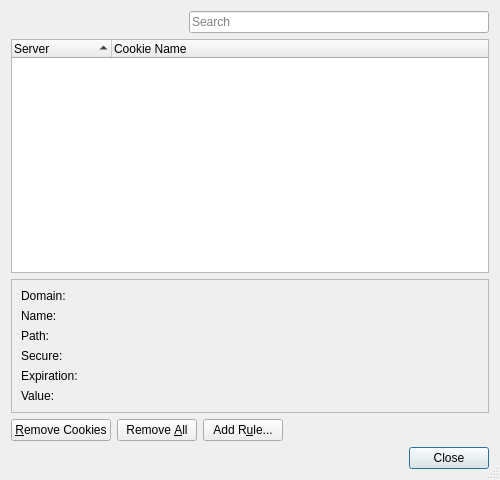
<?xml version="1.0" encoding="UTF-8"?>
<ui version="4.0">
 <class>CookiesDialog</class>
 <widget class="QDialog" name="CookiesDialog">
  <property name="geometry">
   <rect>
    <x>0</x>
    <y>0</y>
    <width>500</width>
    <height>480</height>
   </rect>
  </property>
  <property name="windowTitle">
   <string>Cookies</string>
  </property>
  <property name="sizeGripEnabled">
   <bool>true</bool>
  </property>
  <layout class="QVBoxLayout" name="verticalLayout">
   <item>
    <layout class="QHBoxLayout" name="horizontalLayout_2">
     <item>
      <spacer name="horizontalSpacer">
       <property name="orientation">
        <enum>Qt::Horizontal</enum>
       </property>
       <property name="sizeHint" stdset="0">
        <size>
         <width>40</width>
         <height>20</height>
        </size>
       </property>
      </spacer>
     </item>
     <item>
      <layout class="QHBoxLayout" name="horizontalLayout">
       <property name="spacing">
        <number>0</number>
       </property>
       <item>
        <widget class="E5ClearableLineEdit" name="searchEdit">
         <property name="minimumSize">
          <size>
           <width>300</width>
           <height>0</height>
          </size>
         </property>
         <property name="toolTip">
          <string>Enter search term for cookies</string>
         </property>
         <property name="placeholderText">
          <string>Search</string>
         </property>
        </widget>
       </item>
      </layout>
     </item>
    </layout>
   </item>
   <item>
    <widget class="QTreeWidget" name="cookiesTree">
     <property name="alternatingRowColors">
      <bool>true</bool>
     </property>
     <property name="sortingEnabled">
      <bool>true</bool>
     </property>
     <property name="allColumnsShowFocus">
      <bool>true</bool>
     </property>
     <column>
      <property name="text">
       <string>Server</string>
      </property>
     </column>
     <column>
      <property name="text">
       <string>Cookie Name</string>
      </property>
     </column>
    </widget>
   </item>
   <item>
    <widget class="QFrame" name="frame">
     <property name="frameShape">
      <enum>QFrame::StyledPanel</enum>
     </property>
     <property name="frameShadow">
      <enum>QFrame::Raised</enum>
     </property>
     <layout class="QGridLayout" name="gridLayout">
      <item row="0" column="0">
       <widget class="QLabel" name="label">
        <property name="text">
         <string>Domain:</string>
        </property>
       </widget>
      </item>
      <item row="0" column="1">
       <widget class="E5SqueezeLabel" name="domain">
        <property name="sizePolicy">
         <sizepolicy hsizetype="Expanding" vsizetype="Preferred">
          <horstretch>0</horstretch>
          <verstretch>0</verstretch>
         </sizepolicy>
        </property>
        <property name="text">
         <string>&lt;no cookie selected&gt;</string>
        </property>
        <property name="textInteractionFlags">
         <set>Qt::LinksAccessibleByMouse|Qt::TextSelectableByMouse</set>
        </property>
       </widget>
      </item>
      <item row="1" column="0">
       <widget class="QLabel" name="label_2">
        <property name="text">
         <string>Name:</string>
        </property>
       </widget>
      </item>
      <item row="1" column="1">
       <widget class="E5SqueezeLabel" name="name">
        <property name="sizePolicy">
         <sizepolicy hsizetype="Expanding" vsizetype="Preferred">
          <horstretch>0</horstretch>
          <verstretch>0</verstretch>
         </sizepolicy>
        </property>
        <property name="text">
         <string>&lt;no cookie selected&gt;</string>
        </property>
        <property name="textInteractionFlags">
         <set>Qt::LinksAccessibleByMouse|Qt::TextSelectableByMouse</set>
        </property>
       </widget>
      </item>
      <item row="2" column="0">
       <widget class="QLabel" name="label_3">
        <property name="text">
         <string>Path:</string>
        </property>
       </widget>
      </item>
      <item row="2" column="1">
       <widget class="E5SqueezeLabel" name="path">
        <property name="sizePolicy">
         <sizepolicy hsizetype="Expanding" vsizetype="Preferred">
          <horstretch>0</horstretch>
          <verstretch>0</verstretch>
         </sizepolicy>
        </property>
        <property name="text">
         <string>&lt;no cookie selected&gt;</string>
        </property>
        <property name="textInteractionFlags">
         <set>Qt::LinksAccessibleByMouse|Qt::TextSelectableByMouse</set>
        </property>
       </widget>
      </item>
      <item row="3" column="0">
       <widget class="QLabel" name="label_4">
        <property name="text">
         <string>Secure:</string>
        </property>
       </widget>
      </item>
      <item row="3" column="1">
       <widget class="E5SqueezeLabel" name="secure">
        <property name="sizePolicy">
         <sizepolicy hsizetype="Expanding" vsizetype="Preferred">
          <horstretch>0</horstretch>
          <verstretch>0</verstretch>
         </sizepolicy>
        </property>
        <property name="text">
         <string>&lt;no cookie selected&gt;</string>
        </property>
        <property name="textInteractionFlags">
         <set>Qt::LinksAccessibleByMouse|Qt::TextSelectableByMouse</set>
        </property>
       </widget>
      </item>
      <item row="4" column="0">
       <widget class="QLabel" name="label_5">
        <property name="text">
         <string>Expiration:</string>
        </property>
       </widget>
      </item>
      <item row="4" column="1">
       <widget class="E5SqueezeLabel" name="expiration">
        <property name="sizePolicy">
         <sizepolicy hsizetype="Expanding" vsizetype="Preferred">
          <horstretch>0</horstretch>
          <verstretch>0</verstretch>
         </sizepolicy>
        </property>
        <property name="text">
         <string>&lt;no cookie selected&gt;</string>
        </property>
        <property name="textInteractionFlags">
         <set>Qt::LinksAccessibleByMouse|Qt::TextSelectableByMouse</set>
        </property>
       </widget>
      </item>
      <item row="5" column="0">
       <widget class="QLabel" name="label_6">
        <property name="text">
         <string>Value:</string>
        </property>
       </widget>
      </item>
      <item row="5" column="1">
       <widget class="E5SqueezeLabel" name="value">
        <property name="sizePolicy">
         <sizepolicy hsizetype="Expanding" vsizetype="Preferred">
          <horstretch>0</horstretch>
          <verstretch>0</verstretch>
         </sizepolicy>
        </property>
        <property name="text">
         <string>&lt;no cookie selected&gt;</string>
        </property>
        <property name="wordWrap">
         <bool>true</bool>
        </property>
        <property name="textInteractionFlags">
         <set>Qt::LinksAccessibleByMouse|Qt::TextSelectableByMouse</set>
        </property>
       </widget>
      </item>
     </layout>
    </widget>
   </item>
   <item>
    <layout class="QHBoxLayout" name="horizontalLayout_3">
     <item>
      <widget class="QPushButton" name="removeButton">
       <property name="toolTip">
        <string>Press to remove the selected cookie or list of cookies</string>
       </property>
       <property name="text">
        <string>&amp;Remove Cookies</string>
       </property>
       <property name="autoDefault">
        <bool>false</bool>
       </property>
      </widget>
     </item>
     <item>
      <widget class="QPushButton" name="removeAllButton">
       <property name="toolTip">
        <string>Press to remove all cookies</string>
       </property>
       <property name="text">
        <string>Remove &amp;All</string>
       </property>
       <property name="autoDefault">
        <bool>false</bool>
       </property>
      </widget>
     </item>
     <item>
      <widget class="QPushButton" name="addButton">
       <property name="toolTip">
        <string>Press to open the cookies exceptions dialog to add a new rule</string>
       </property>
       <property name="text">
        <string>Add R&amp;ule...</string>
       </property>
       <property name="autoDefault">
        <bool>false</bool>
       </property>
      </widget>
     </item>
     <item>
      <spacer name="horizontalSpacer_2">
       <property name="orientation">
        <enum>Qt::Horizontal</enum>
       </property>
       <property name="sizeHint" stdset="0">
        <size>
         <width>208</width>
         <height>20</height>
        </size>
       </property>
      </spacer>
     </item>
    </layout>
   </item>
   <item>
    <widget class="QDialogButtonBox" name="buttonBox">
     <property name="orientation">
      <enum>Qt::Horizontal</enum>
     </property>
     <property name="standardButtons">
      <set>QDialogButtonBox::Close</set>
     </property>
    </widget>
   </item>
  </layout>
 </widget>
 <customwidgets>
  <customwidget>
   <class>E5ClearableLineEdit</class>
   <extends>QLineEdit</extends>
   <header>E5Gui/E5LineEdit.h</header>
  </customwidget>
  <customwidget>
   <class>E5SqueezeLabel</class>
   <extends>QLabel</extends>
   <header>E5Gui/E5SqueezeLabels.h</header>
  </customwidget>
 </customwidgets>
 <tabstops>
  <tabstop>searchEdit</tabstop>
  <tabstop>cookiesTree</tabstop>
  <tabstop>removeButton</tabstop>
  <tabstop>removeAllButton</tabstop>
  <tabstop>addButton</tabstop>
 </tabstops>
 <resources/>
 <connections>
  <connection>
   <sender>buttonBox</sender>
   <signal>accepted()</signal>
   <receiver>CookiesDialog</receiver>
   <slot>accept()</slot>
   <hints>
    <hint type="sourcelabel">
     <x>228</x>
     <y>274</y>
    </hint>
    <hint type="destinationlabel">
     <x>157</x>
     <y>274</y>
    </hint>
   </hints>
  </connection>
  <connection>
   <sender>buttonBox</sender>
   <signal>rejected()</signal>
   <receiver>CookiesDialog</receiver>
   <slot>reject()</slot>
   <hints>
    <hint type="sourcelabel">
     <x>316</x>
     <y>260</y>
    </hint>
    <hint type="destinationlabel">
     <x>286</x>
     <y>274</y>
    </hint>
   </hints>
  </connection>
 </connections>
</ui>
